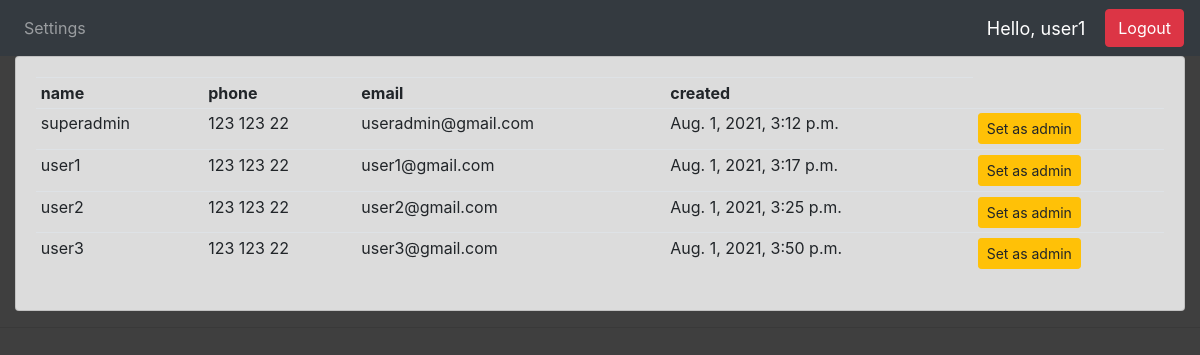
/all_customers/ (signed in), run on the app's committed database.
### accounts/models.py (models this page shows, shortened)
class Customer(models.Model):
	user = models.OneToOneField(User, null=True, blank=True, on_delete=models.CASCADE)
	name = models.CharField(max_length=200, null=True)
	phone = models.CharField(max_length=200, null=True)
	email = models.CharField(max_length=200, null=True)
	profile_pic = models.ImageField(default="profile2.png", null=True, blank=True)
	date_created = models.DateTimeField(auto_now_add=True, null=True)

### accounts/decorators.py (the view)
	def wrapper_function(request, *args, **kwargs):
		group = None
		if request.user.groups.exists():
			group = request.user.groups.all()[0].name
		if group == 'customer':
			return redirect('user-page')
		if group == 'admin':
			return view_func(request, *args, **kwargs)

### accounts/views.py (called while the page is built)
@login_required(login_url='login')
@admin_only
def AllCustomers(request):
    all_customers = Customer.objects.all()
    context = {'all_customers': all_customers}
    return render(request, 'accounts/all_customers.html', context)

### accounts/templates/accounts/all_customers.html
{% extends 'accounts/main.html' %}
{% load static %}
{% block content %}
<div class="row">
    <div class="col-md">
        <div class="card card-body" style="background-color: #DCDCDC">
            <table class="table table-sm">
                <tr>
                    <th>name</th>
                    <th>phone</th>
                    <th>email</th>
                    <th>created</th>
                </tr>
                {% for customer in all_customers %}
                <tr>
                    <td>{{customer.name}}</td>
                    <td>{{customer.phone}}</td>
                    <td>{{customer.email}}</td>
                    <td>{{customer.date_created}}</td>
                    <td><a class="btn btn-sm btn-warning" href="{% url 'set_admin' customer.id %}">Set as admin</a></td>
                </tr>
                {% endfor %}
            </table>
        </div>
    </div>
</div>
{% endblock content %}

### accounts/templates/accounts/navbar.html (shortened to what this page needs)
{% load static %}
<nav class="navbar navbar-expand-lg navbar-dark bg-dark">
  <div class="collapse navbar-collapse" id="navbarNav">
    <ul class="navbar-nav">
      {% if request.user.is_staff %}
      <li class="nav-item active">
        <a class="nav-link" href="{% url 'home' %}">Dashboard</a>
      </li>
      <li class="nav-item">
        <a class="nav-link" href="{% url 'change_capacity' %}">Change Capacity</a>
      </li>
      <li class="nav-item">
        <a class="nav-link" href="{% url 'account' %}">Settings</a>
      </li>
      {% else %}
      <li class="nav-item">
        <a class="nav-link" href="{% url 'account' %}">Settings</a>
      </li>
      {% endif %}
    </ul>
  </div>
  <span class="hello-msg">Hello, {{request.user}}</span>
  <span ><a  class="btn btn-danger" href="{% url 'logout' %}">Logout</a></span>
</nav>

### static/css/main.css (style rules this page uses)
body, html { margin: 0; padding: 0; height: 100%; background: linear-gradient(rgba(0, 0, 0, 0.5), rgba(0, 0, 0, 0.5)), url("/static/images/asphalt2.jpg"); background-repeat: no-repeat; background-size: cover; background-position: center; background-attachment: fixed; }

### accounts/templates/accounts/navbar.html (style rules this page uses)
.hello-msg { font-size: 18px; color: #fff; margin-right: 20px; }

### data on the page
Customer: name "superadmin", phone "123 123 22", email "useradmin@gmail.com", date_created "Aug. 1, 2021, 3:12 p.m."
Customer: name "user1", phone "123 123 22", email "user1@gmail.com", date_created "Aug. 1, 2021, 3:17 p.m."
Customer: name "user2", phone "123 123 22", email "user2@gmail.com", date_created "Aug. 1, 2021, 3:25 p.m."
Customer: name "user3", phone "123 123 22", email "user3@gmail.com", date_created "Aug. 1, 2021, 3:50 p.m."

### other printed values
{{ request.user }} "user1"
